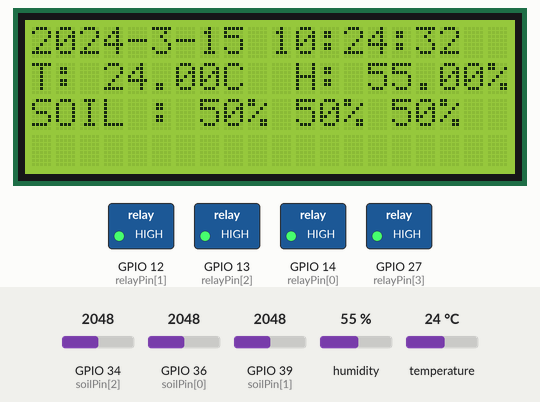
A program run on a simulated ESP32. On the bench: 20×4 character LCD, switched loads named in the program (green lamp = pin HIGH). The inputs (shaded band) are chosen by the test bench; at power-on: GPIO 36 (soilPin[0]) = 2048, humidity 55 %, GPIO 34 (soilPin[2]) = 2048, GPIO 39 (soilPin[1]) = 2048, temperature 24 °C. The local clock reads 2024-03-15 10:24:30 at power-on unless the program sets it.

Above: at 2.2 s.
2.3 s: GPIO 36 (soilPin[0]) set to 2795
At 5.6 s:
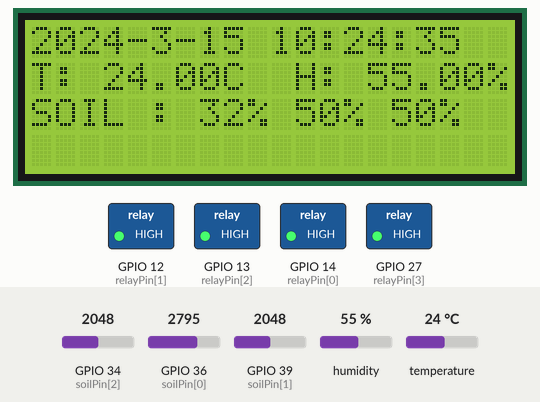
5.7 s: GPIO 36 (soilPin[0]) set to 2918
At 8.3 s:
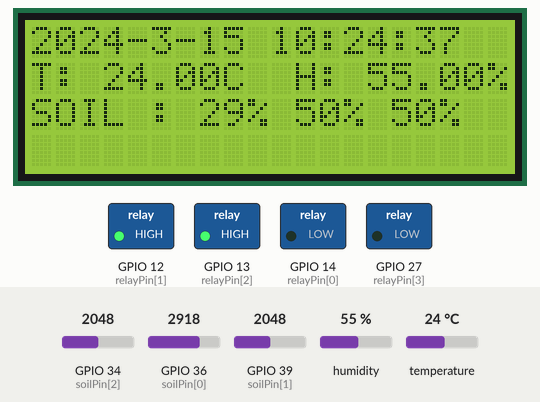
11.9 s: humidity set to 22 %
At 16.2 s:
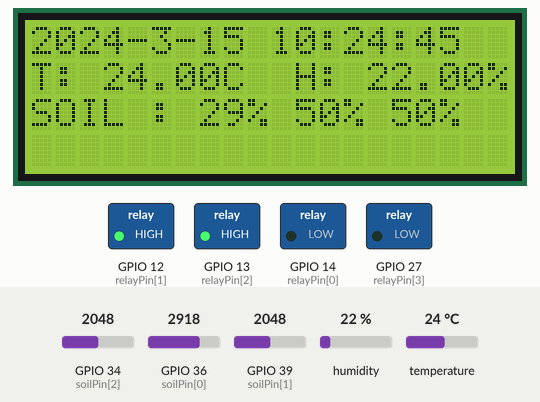
16.3 s: GPIO 34 (soilPin[2]) set to 1262
At 19.4 s:
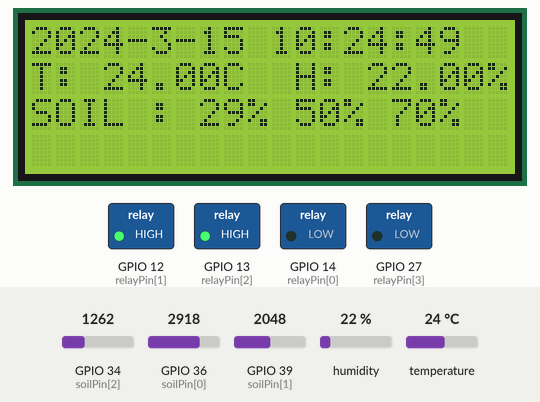
19.5 s: GPIO 39 (soilPin[1]) set to 1262
At 22.1 s:
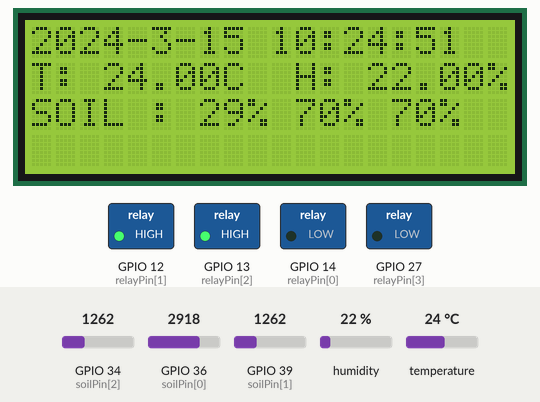
22.7 s: temperature set to 12 °C
At 31.6 s:
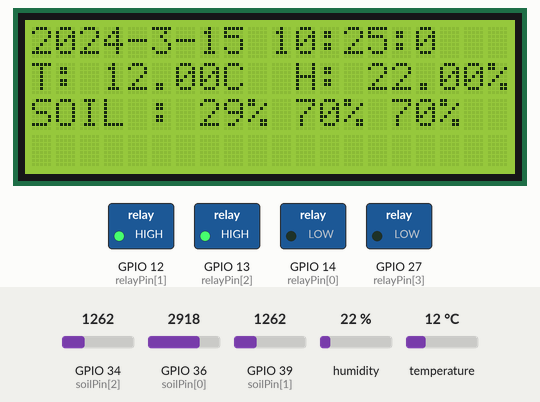
Timing chart, 0 to 33.1 s (numbered marks = the images above; inputs shaded):
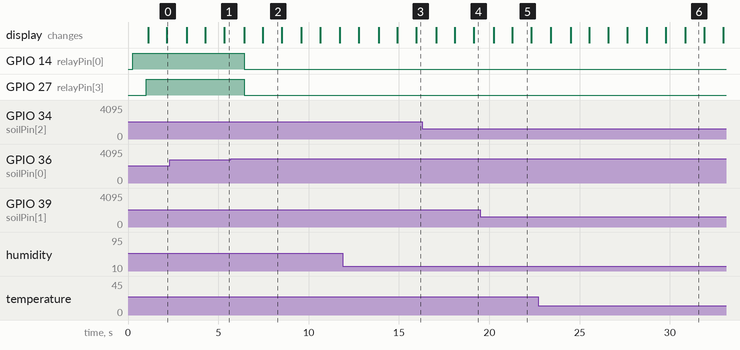

Measured:
- the behaviour switches between 2866 and 2867 on GPIO 36 (soilPin[0]) (found by bisection; images 1 and 2)
- after the input at 5.7 s, GPIO 14 (relayPin[0]), GPIO 27 (relayPin[3]): HIGH → LOW after 0.74 s
- what the display in image 6 shows lasts 1.1 s, from 30.8 s to 31.9 s

The program:

main.cpp
```cpp
#include <Arduino.h>
#include <Wire.h>
#include <DHT.h>
#include <LiquidCrystal_I2C.h>
#include <RtcDS1302.h>

#define DHT_PIN 5 // DHT22 sensor pin
#define DHT_TYPE DHT22 // Specify the DHT sensor type (DHT11, DHT22, or DHT21)
DHT dht(DHT_PIN, DHT_TYPE);

ThreeWire myWire(2, 15, 4); // IO, SCLK, CE
RtcDS1302<ThreeWire> Rtc(myWire);

LiquidCrystal_I2C lcd(0x27, 20, 4);

int relayPin[5] = {14, 12, 13, 27, 26}; // Relay pins for each soil sensor, including the new relay
int soilPin[4] = {A0, A3, A6, A7};
const int desiredMoistureLevel = 50; // Adjust the desired moisture level as needed

int soilReadings[3]; // Array to store soil moisture readings
bool valveOpen[3] = {false, false, false};

int readSoilMoisture(int index) {
   // Read the analog value from the soil moisture sensor
   int sensorValue = analogRead(soilPin[index]); // Connect the sensor to an appropriate pin
   // Convert the sensor value to a moisture percentage
   int moisturePercentage = map(sensorValue, 0, 4095, 100, 0); // Reverse mapping
   return moisturePercentage;
}

String padding(int numSpaces) {
   String spaceString;
   for (int i = 0; i < numSpaces; i++) {
    spaceString += ' '; // Concatenate space characters
   }
   return spaceString;
}

void setup() {
   Serial.begin(115200);
   for(int i = 0; i < 4; i++){
      pinMode(relayPin[i], OUTPUT);
      // digitalWrite(relayPin[i], LOW);
      delay(250);
      digitalWrite(relayPin[i], HIGH);
      // delay(250);
   }
   for(int i = 0; i < 3; i++){
      pinMode(soilPin[i], INPUT);
   }

   for(int i = 0; i < 3; i++){
      valveOpen[i] = false;
   }

   Rtc.Begin();

   // RtcDateTime compiled = RtcDateTime(__DATE__, __TIME__);
   // Rtc.SetDateTime(compiled);
   dht.begin();

   lcd.init();
   lcd.backlight();
   lcd.clear();
}

void loop() {
   // lcd.clear();

   RtcDateTime now = Rtc.GetDateTime();

   // Display Date and Time
   lcd.setCursor(0, 0);
   String formattedDateTime = String(now.Year()) + "-" +
                              String(now.Month()) + "-" +
                              String(now.Day()) + " " +
                              String(now.Hour()) + ":" +
                              String(now.Minute()) + ":" +
                              String(now.Second());
   lcd.println(formattedDateTime);

   // lcd.print("Time: ");
   // if(now.Hour()<10) lcd.print("0");
   // lcd.print(now.Hour(), DEC);
   // lcd.print(':');
   // if(now.Minute()<10) lcd.print("0");
   // lcd.print(now.Minute(), DEC);
   // lcd.print(':');
   // if(now.Second()<10) lcd.print("0");
   // lcd.print(now.Second(), DEC);
   // lcd.print("   ");

   // Read and Display DHT readings on the LCD
   float temperature = dht.readTemperature();
   float humidity = dht.readHumidity();
   lcd.setCursor(0, 1);
   lcd.print("T: ");
   lcd.print(temperature);
   lcd.print("C ");
   lcd.setCursor(10, 1);
   lcd.print(" H: ");
   lcd.print(humidity);
   lcd.print("% ");

   // Read and Display Soil Sensor  h
   for (int i = 0; i < 3; i++) soilReadings[i] = readSoilMoisture(i);
   lcd.setCursor(0, 2);
   lcd.print("SOIL : ");
   char soil_buff[14];
   sprintf(soil_buff, "%d%% %d%% %d%%", soilReadings[0], soilReadings[1], soilReadings[2]);
   String soil = String(soil_buff) + padding(13-strlen(soil_buff));
   lcd.print(soil);

   // for (int i = 0; i < 3; i++) {
   //    soilReadings[i] = readSoilMoisture(i);
   //    lcd.print(soilReadings[i]);
   //    lcd.print("%");
   //    if (i < 3) {
   //       lcd.print(" ");
   //    }
   // }
   // lcd.print("");

   // Check soil moisture and control relays
   // for (int i = 0; i < 3; i++) {
   //    if (soilReadings[i] <= 30) {
   //       // Soil is too dry, activate the corresponding relay
   //       digitalWrite(relayPin[i], LOW);
   //       digitalWrite(relayPin[3], LOW);
   //    } else if (soilReadings[i] > desiredMoistureLevel){
   //       // Soil is moist enough, deactivate the corresponding relay
   //       digitalWrite(relayPin[i], HIGH);
   //    }
   // }
   if (soilReadings[0] <= 30 && valveOpen[1] == false && valveOpen[2] == false) {
      // Soil is too dry, activate the corresponding relay
      valveOpen[0] = true;
      digitalWrite(relayPin[0], LOW);
      digitalWrite(relayPin[3], LOW);
   } else if (soilReadings[0] > desiredMoistureLevel){
      // Soil is moist enough, deactivate the corresponding relay
      digitalWrite(relayPin[0], HIGH);
      valveOpen[0] = false;
   }

   if (soilReadings[1] <= 30 && valveOpen[0] == false && valveOpen[2] == false) {
      // Soil is too dry, activate the corresponding relay
      valveOpen[1] = true;
      digitalWrite(relayPin[1], LOW);
      digitalWrite(relayPin[3], LOW);
   } else if (soilReadings[1] > desiredMoistureLevel){
      // Soil is moist enough, deactivate the corresponding relay
      digitalWrite(relayPin[1], HIGH);
      valveOpen[1] = false;
   }

   if (soilReadings[2] <= 30 && valveOpen[0] == false && valveOpen[1] == false) {
      // Soil is too dry, activate the corresponding relay
      valveOpen[2] = true;
      digitalWrite(relayPin[2], LOW);
      digitalWrite(relayPin[3], LOW);
   } else if (soilReadings[2] > desiredMoistureLevel){
      // Soil is moist enough, deactivate the corresponding relay
      digitalWrite(relayPin[2], HIGH);
      valveOpen[2] = false;
   }


   if(soilReadings[0] > desiredMoistureLevel && soilReadings[1] > desiredMoistureLevel && soilReadings[2] > desiredMoistureLevel){
      digitalWrite(relayPin[3], HIGH);
   }

   // Serial.print(now.Hour());
   // Serial.print(":");
   // Serial.print(now.Minute());
   // Serial.print(":");
   // Serial.println(now.Second());

   // Control the new relay based on whether any other relay is ON
   // Other tasks or sensor readings can be added here
   // ...
   delay(1000);
}
```
